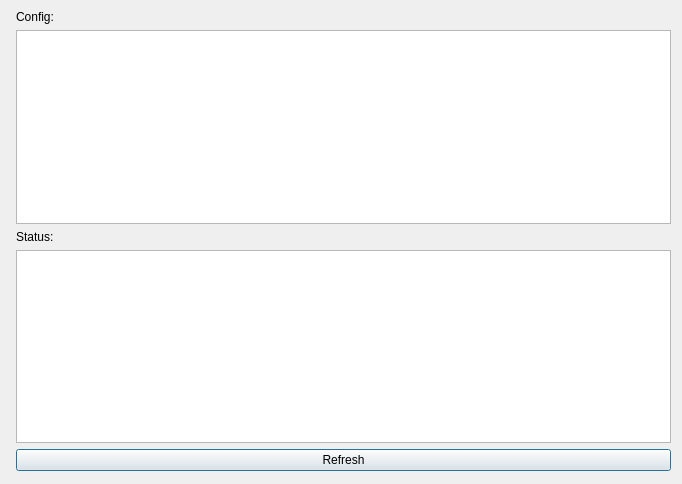
<?xml version="1.0" encoding="UTF-8"?>
<ui version="4.0">
 <class>QtWatcherInfoDialog</class>
 <widget class="QDialog" name="QtWatcherInfoDialog">
  <property name="geometry">
   <rect>
    <x>0</x>
    <y>0</y>
    <width>682</width>
    <height>484</height>
   </rect>
  </property>
  <property name="windowTitle">
   <string>Dialog</string>
  </property>
  <widget class="QWidget" name="formLayoutWidget">
   <property name="geometry">
    <rect>
     <x>10</x>
     <y>10</y>
     <width>661</width>
     <height>461</height>
    </rect>
   </property>
   <layout class="QFormLayout" name="formLayout">
    <item row="1" column="0">
     <widget class="QFrame" name="frame">
      <property name="frameShape">
       <enum>QFrame::StyledPanel</enum>
      </property>
      <property name="frameShadow">
       <enum>QFrame::Raised</enum>
      </property>
     </widget>
    </item>
    <item row="1" column="1">
     <widget class="QPlainTextEdit" name="watcher_info_config_textedit"/>
    </item>
    <item row="3" column="1">
     <widget class="QPlainTextEdit" name="watcher_info_status_textedit"/>
    </item>
    <item row="4" column="1">
     <widget class="QPushButton" name="watcher_info_refresh_button">
      <property name="text">
       <string>Refresh</string>
      </property>
     </widget>
    </item>
    <item row="0" column="1">
     <widget class="QLabel" name="watcher_info_config_label">
      <property name="text">
       <string>Config:</string>
      </property>
     </widget>
    </item>
    <item row="2" column="1">
     <widget class="QLabel" name="watcher_info_status_label">
      <property name="text">
       <string>Status:</string>
      </property>
     </widget>
    </item>
   </layout>
   <zorder>watcher_info_status_textedit</zorder>
   <zorder>frame</zorder>
   <zorder>watcher_info_config_textedit</zorder>
   <zorder>watcher_info_refresh_button</zorder>
   <zorder>watcher_info_config_label</zorder>
   <zorder>watcher_info_status_label</zorder>
  </widget>
 </widget>
 <resources/>
 <connections/>
</ui>
